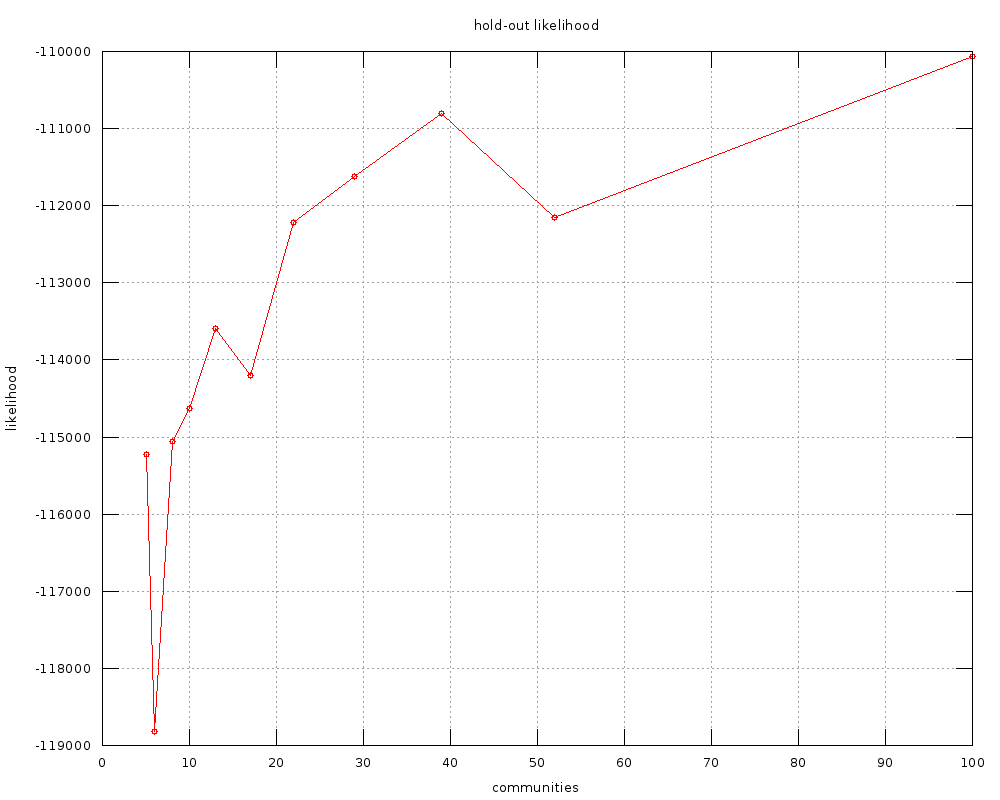

This figure's gnuplot source:
#
# hold-out likelihood (Mon Nov 14 21:53:40 2016)
#

set title "hold-out likelihood"
set key bottom right
set autoscale
set grid
set xlabel "communities"
set ylabel "likelihood"
set tics scale 2
set terminal png font arial 10 size 1000,800
set output '.CV.likelihood.png'
plot 	".CV.likelihood.tab" using 1:2 title "" with linespoints pt 6
